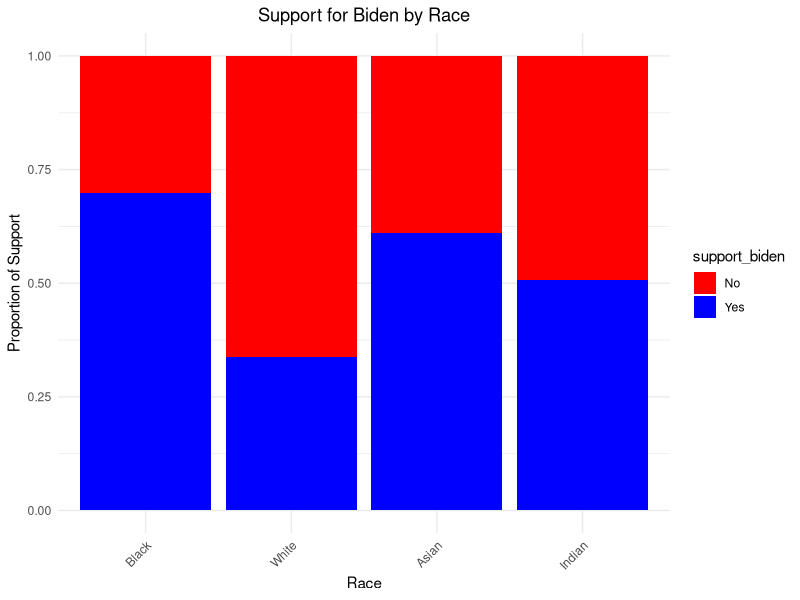
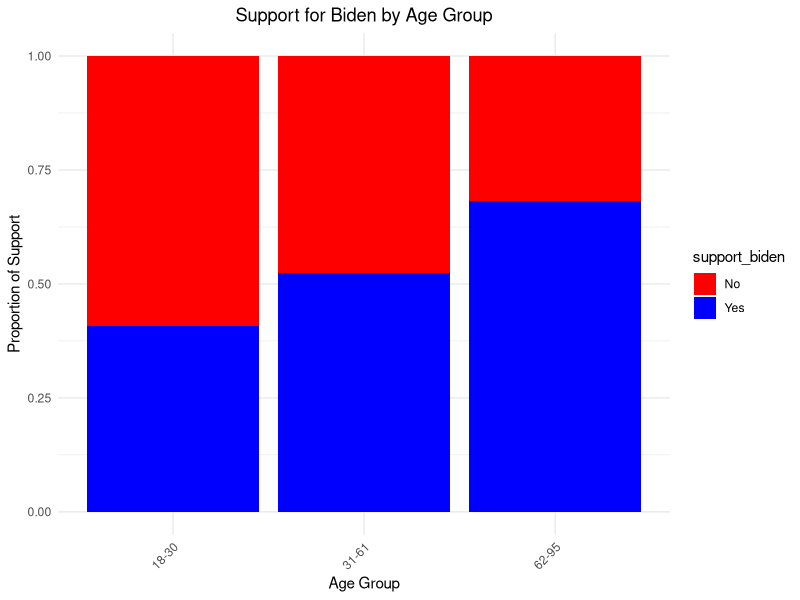
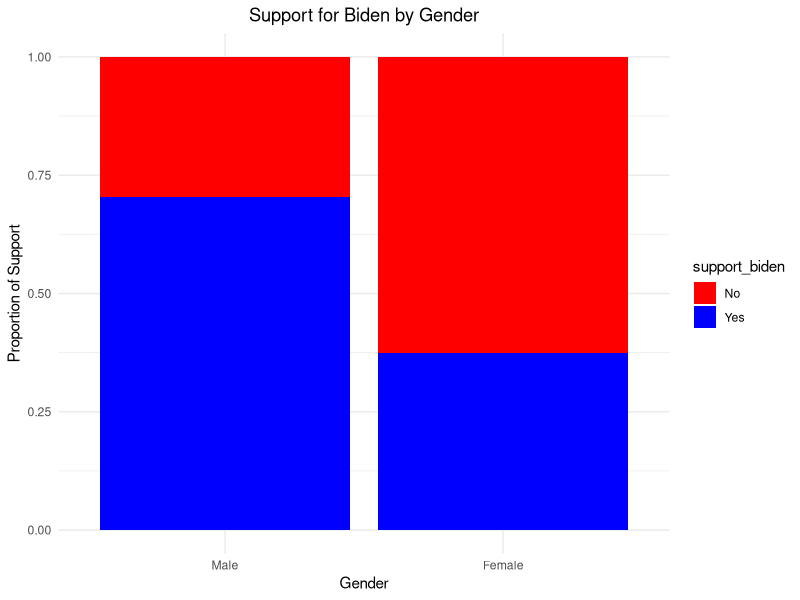

Reproduce these figures in R, in order.
#### Preamble ####
# Purpose: Simulate data
# Author: Pengyu Sui, Lin Dai
# Date: 10 March 2024
# Contact: pengyu.sui@mail.utoronto.ca, dailin20000730@gmail.com
# License: MIT
# Prerequisites: none

## Work space set up ##
# Load necessary libraries
library(ggplot2)
library(dplyr)
library(tibble)

# Set seed for reproducibility
set.seed(438)

# Define variables
races <- c('Black', 'White', 'Asian', 'Indian')
age_groups <- c('18-30', '31-61', '62-95')
genders <- c(1, 2) # 1 for male, 2 for female
support_options <- c('Yes', 'No')

# Simulate data with distinct support probabilities for different groups
n <- 1000 # Number of observations
simulated_data <- expand.grid(race = races, age_group = age_groups, gender = genders, rep = 1:(n/length(races)/length(age_groups)/length(genders)))
simulated_data$support_biden <- NA

# Assign probabilities based on group combinations
for (i in 1:nrow(simulated_data)) {
  # Conditions for race
  if (simulated_data$race[i] == 'Black') {
    prob_yes <- 0.9
  } else if (simulated_data$race[i] == 'White') {
    prob_yes <- 0.4
  } else if (simulated_data$race[i] == 'Asian') {
    prob_yes <- 0.7
  } else if (simulated_data$race[i] == 'Indian') {
    prob_yes <- 0.6
  }
  
# Adjust for age group
  if (simulated_data$age_group[i] == '18-30') {
    prob_yes <- prob_yes * 0.8 # Slightly less likely to support
  } else if (simulated_data$age_group[i] == '62-95') {
    prob_yes <- prob_yes * 1.5 # Slightly more likely to support
  }
  
# Adjust for gender
  if (simulated_data$gender[i] == 2) { # Assuming female are slightly more likely to support
    prob_yes <- prob_yes * 0.5
  }
  
# Ensure probabilities are within [0,1]
  prob_yes <- min(max(prob_yes, 0), 1)
  
# Assign support based on calculated probability
  simulated_data$support_biden[i] <- sample(support_options, 1, replace = TRUE, prob = c(prob_yes, 1-prob_yes))
}

simulated_data <- select(simulated_data, -rep)

# Visualization of Support for Biden by Race
ggplot(simulated_data, aes(x = race, fill = support_biden)) +
  geom_bar(position = "fill") +
  scale_fill_manual(values = c('Yes' = 'blue', 'No' = 'red')) +
  labs(title = "Support for Biden by Race", x = "Race", y = "Proportion of Support") +
  theme_minimal() +
  theme(plot.title = element_text(hjust = 0.5),
        axis.text.x = element_text(angle = 45, hjust = 1))

# Visualization of Support for Biden by Age Group
ggplot(simulated_data, aes(x = age_group, fill = support_biden)) +
  geom_bar(position = "fill") + # Use "fill" to show proportions
  scale_fill_manual(values = c('Yes' = 'blue', 'No' = 'red')) +
  labs(title = "Support for Biden by Age Group", x = "Age Group", y = "Proportion of Support") +
  theme_minimal() +
  theme(plot.title = element_text(hjust = 0.5),
        axis.text.x = element_text(angle = 45, hjust = 1))

# Visualization of Support for Biden by Gender
ggplot(simulated_data, aes(x = factor(gender, labels = c('Male', 'Female')), fill = support_biden)) +
  geom_bar(position = "fill") + # Use "fill" to show proportions
  scale_fill_manual(values = c('Yes' = 'blue', 'No' = 'red')) +
  labs(title = "Support for Biden by Gender", x = "Gender", y = "Proportion of Support") +
  theme_minimal() +
  theme(plot.title = element_text(hjust = 0.5),
        axis.text.x = element_text(angle = 0, hjust = 0.5))

# Dowwnload CSV file
write.csv(simulated_data, "simulated_data.csv", row.names = FALSE)
